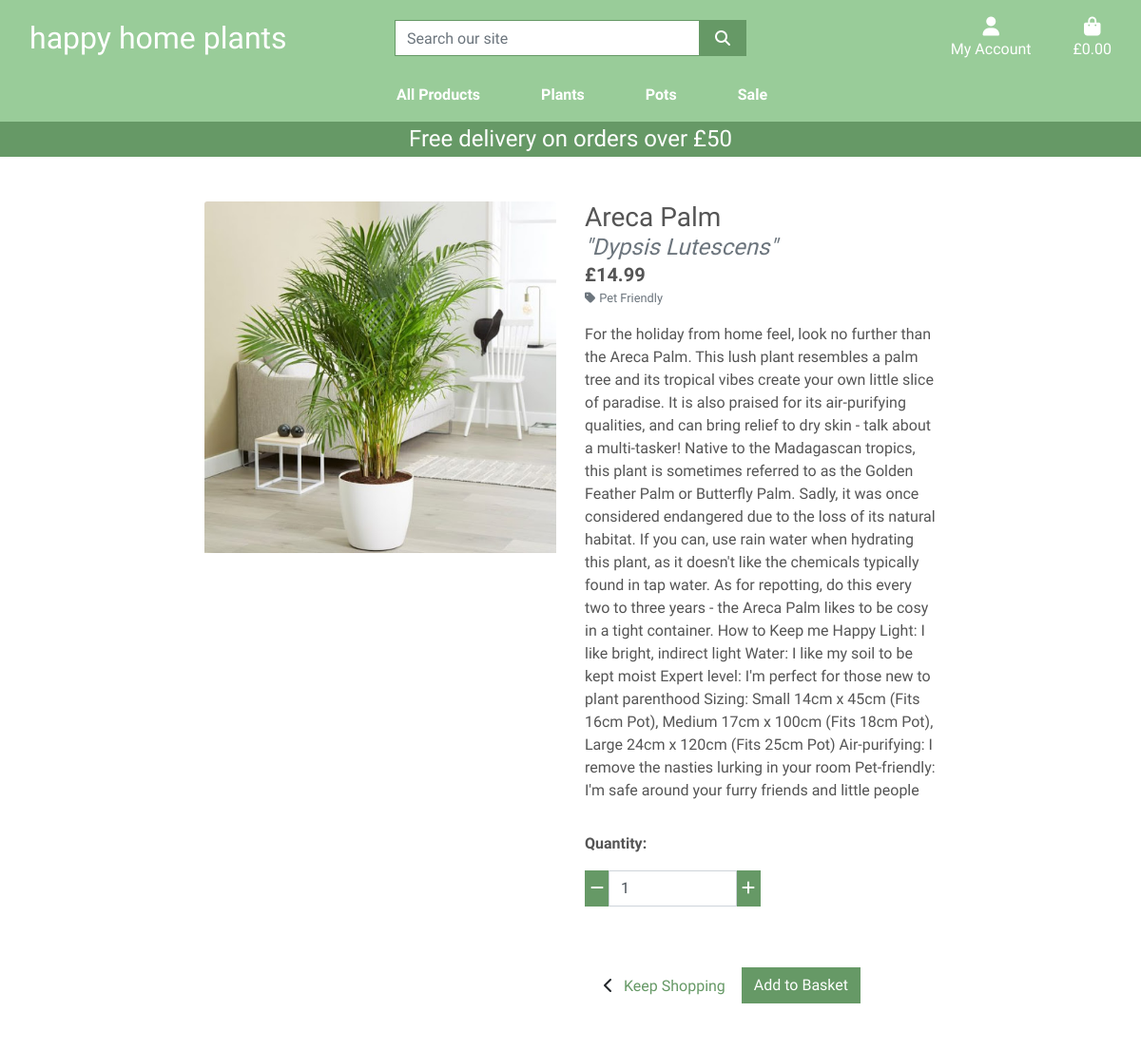
The app's page /products/3 with its own data.
### products/models.py (models this page shows, shortened)
class Product(models.Model):
    category = models.ForeignKey(
        'Category', null=True, blank=True, on_delete=models.SET_NULL)
    name = models.CharField(max_length=254)
    friendly_name = models.CharField(max_length=254, null=True, blank=True)
    alternate_name = models.CharField(max_length=254, blank=True)
    price = models.DecimalField(max_digits=6, decimal_places=2)
    description = models.TextField()
    image = models.ImageField(null=True, blank=True)
    image_url = models.URLField(max_length=1024, null=True, blank=True)
    height = models.CharField(max_length=4, null=True, blank=True)

class Category(models.Model):
    class Meta:
        verbose_name_plural = "Categories"
    name = models.CharField(max_length=254)
    friendly_name = models.CharField(max_length=254, null=True, blank=True)

### products/views.py (the view)
# urls.py: path('<product_id>', views.product_detail, name='product_detail')
def product_detail(request, product_id):
    product = get_object_or_404(Product, pk=product_id)
    context = {
        'product': product,
    }
    return render(request, 'products/product_detail.html', context)

### basket/contexts.py (called while the page is built, shortened)
def basket_contents(request):
    basket_items = []
    total = 0
    product_count = 0
    basket = request.session.get('basket', {})
    if total < settings.FREE_DELIVERY_THRESHOLD:
        delivery = total * Decimal(settings.STANDARD_DELIVERY_PERCENTAGE / 100)
        free_delivery_delta = settings.FREE_DELIVERY_THRESHOLD - total
    else:
        delivery = 0
        free_delivery_delta = 0
    grand_total = delivery + total
    context = {
        'basket_items': basket_items,
        'total': total,
        'product_count': product_count,
        'delivery': delivery,
        'free_delivery_delta': free_delivery_delta,
        'free_delivery_threshold': settings.FREE_DELIVERY_THRESHOLD,
        'grand_total': grand_total,
    }
    return context

### products/templates/products/product_detail.html (shortened to what this page needs)
{% extends "base.html" %}
{% load static %}
{% block page_header %}
    <div class="container header-container">
    </div>
{% endblock %}
{% block content %}
    <div class="overlay"></div>
    <div class="container-fluid">
       <div class="row">
           <div class="col-12 col-md-6 col-lg-4 offset-lg-2">
               <div class="image-container my-5">
                   {% if product.image %}
                        <a href="{{ product.image.url }}" target="_blank">
                            <img src="{{ product.image.url }}" alt="{{ product.name }}" class="card-img-top img-fluid">
                        </a>
                    {% else %}
                        <a href="">
                            <img src="{{ MEDIA_URL }}noimage.png" alt="{{ product.name }}" class="card-img-top img-fluid">
                        </a>
                    {% endif %}
               </div>
           </div>
           <div class="col-12 col-md-6 col-lg-4">
               <div class="product-details-container mb-5 mt-md-5 text-left">
                   <h3 class="mb-0">{{ product.friendly_name }}</h3>
                   {% if product.alternate_name %}
                   <h4 class="mb-0 text-muted"><i>"{{ product.alternate_name }}"</i></h4>
                   {% endif %}
                   <p class="lead mb-0 text-left font-weight-bold">£{{ product.price }}</p>
                    {% if product.category %}
                        <p class="small nt-1 mb-0">
                            <a href="{% url 'products' %}?category={{ product.category.name }}" class="text-muted">
                                <i class="fas fa-tag mr-1"></i>{{ product.category.friendly_name }}
                            </a>
                        </p>
                    {% endif %}
                   <p class="mt-3">{{ product.description }}</p>
                   <form class="form" action="{% url 'add_to_basket' product.id %}" method="POST">
                        <div class="form-row">
                            <div class="col-12">
                                <p class="mt-3 text-left"><strong>Quantity:</strong></p>
                                <div class="form-group w-50">
                                    <div class="input-group">
                                        <div class="input-group-prepend">
                                            <button class="decrement-qty b-darkgreen text-white rounded-0 border-0"
                                            data-item_id="{{ product.id }}" id="decrement-qty_{{ product.id }}">
                                                <i class="fas fa-minus"></i>
                                            </button>
                                        </div>
                                        <input class="form-control qty_input align-right" type="number"
                                        name="quantity" value="1" min="1" max="99"
                                        data-item_id="{{ product.id }}" id="id_qty_{{ product.id }}">
                                        <div class="input-group-append">
                                            <button class="increment-qty b-darkgreen text-white rounded-0 border-0"
                                            data-item_id="{{ product.id }}" id="increment-qty_{{ product.id }}">
                                                <i class="fas fa-plus"></i>
                                            </button>
                                        </div>
                                    </div>
                                </div>
                            </div>
                            <div class="col">
                                <a href="{% url 'products' %}" class="btn btn-outline-black rounded-0 mt-5">
                                    <span class="icon">
                                        <i class="fas fa-chevron-left"></i>
                                    </span>
                                    <span class="text-darkgreen text-left">Keep Shopping</span>
                                </a>
                                <input type="submit" class="btn btn-green rounded-0 text-darkgreen mt-5" value="Add to Basket">
                            </div>
                        </div>
                    </form>
               </div>
           </div>
       </div>
{% endblock %}

### static/css/base.css (style rules this page uses)
html { height: 100%; }
body { background: url('/media/background-image-happy-home-plants.jpeg') no-repeat center center fixed; background-size: cover; height: calc(100vh - 164px); color: #555; font-family: 'Didact Gothic', sans-serif; }
.b-darkgreen { background-color: #669966; }
.text-darkgreen { color: #669966; }
.overlay { height: 100%; width: 100%; top: 0; left: 0; position: fixed; background: white; z-index: -1; }
.icon { align-items: center; display: inline-flex; justify-content: center; height: 1.5rem; width: 1.5rem; }
.btn-green { background: #669966; color: white; }
.align-right { float: right; }
@media (min-width: 1200px) { .container { max-width: 80%; } }
@media (min-width: 992px) { .header-container { padding-top: 164px; } }

### records on screen
Product: image (picture), friendly_name "Areca Palm", alternate_name "Dypsis Lutescens", price "14.99", category.friendly_name "Pet Friendly", description "For the holiday from home feel, look no further than the Areca Palm. This lush plant resembles a palm tree and its tropical vibes create your own little slice of paradise. It is also praised for its air-purifying qualities, and can bring relief to dry skin - talk about a multi-tasker! Native to the Madagascan tropics, this plant is sometimes referred to as the Golden Feather Palm or Butterfly Palm. Sadly, it was once considered endangered due to the loss of its natural habitat. If you can, use rain water when hydrating this plant, as it doesn't like the chemicals typically found in tap water. As for repotting, do this every two to three years - the Areca Palm likes to be cosy in a tight…"

### other values on screen
{{ free_delivery_threshold }} "50"
